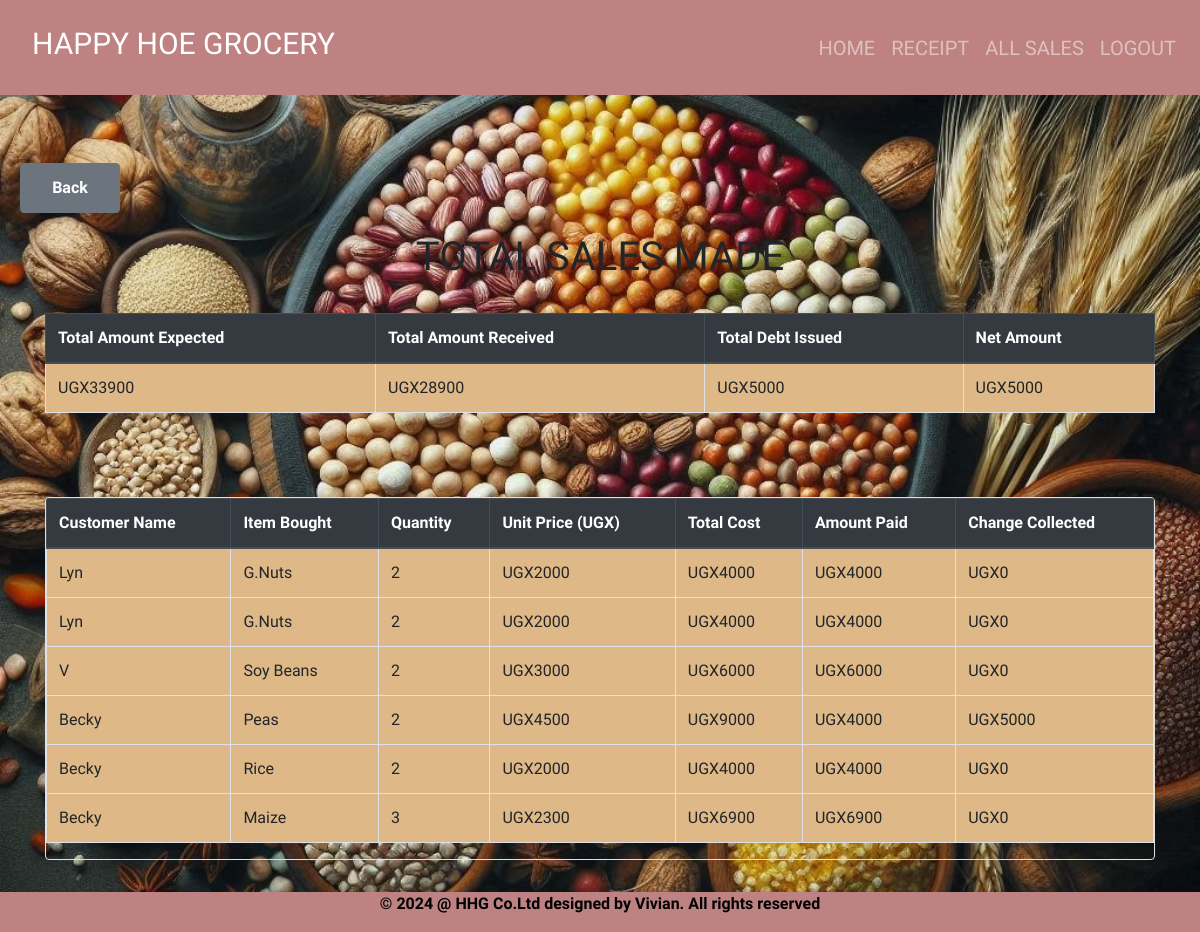
Page /all_sales/ (signed in) on the committed database.
### Grocery_app/models.py (models this page shows, shortened)
class Sale(models.Model):
    item = models.ForeignKey(Stockx, on_delete=models.CASCADE)
    quantity = models.IntegerField(default=0, null=True, blank=True)
    amount_received = models.IntegerField(default=0, null=True, blank=True)
    issued_to = models.CharField(max_length=50, null=True, blank=True)
    unit_price = models.IntegerField(default=0, null=True, blank=True)
    def get_total(self):
        total = self.quantity * self.unit_price
        return int(total)
    def get_change(self):
        change = self.get_total() - self.amount_received
        return abs(int(change))

class Stockx(models.Model):
    item_name = models.CharField(max_length=50, null=True, blank=True)
    dealer_name = models.CharField(max_length=50, null=True, blank=True)
    branch_name = models.CharField(max_length=50, null=True, blank=True)
    unit_price = models.IntegerField(default=0, null=True, blank=True)
    unit_cost = models.IntegerField(default=0, null=True, blank=True)
    total_quantity = models.IntegerField(default=0, null=True, blank=True)
    issued_quantity = models.IntegerField(default=0, null=True, blank=True)
    def __str__(self):
        return self.item_name

### Grocery_app/views.py (the view)
# urls.py: path('all_sales/', views.all_sales, name='all_sales'),
@login_required
def all_sales(request):
    sales = Sale.objects.all().order_by('-id')
    total_expected = sum([items.get_total() or 0  for items in sales])
    total = sum([items.amount_received or 0 for items in sales])
    total_change = sum([items.get_change() or 0  for items in sales])
    net = total_expected - total
    return render(request, 'Grocery_app/all_sales.html', {'sales': sales, 'total':total, 'total_change':total_change, 'net':net, 'total_expected':total_expected})

### Grocery_app/templates/Grocery_app/all_sales.html (shortened to what this page needs)
{% extends 'Grocery_app/base.html'%}
{% block content %}
<br></br>
<div style="margin: 0 auto; padding: 20px;">
  <button type="submit" class="btn btn-secondary" style="width: 100px; height: 50px; "><a href="/home" style="text-decoration:none; color:white; font-weight:bolder;">Back</a></button>
  </div>
<div class = "container">
  <h1 class = "text-center">TOTAL SALES MADE</h1><br>
    <table class="table">
      <thead class="thead-dark">
        <tr>
          <th scope="col">Total Amount Expected</th>
          <th scope="col">Total Amount Received</th>
          <th scope="col">Total Debt Issued</th>
          <th scope="col">Net Amount</th>
        </tr>
      </thead>
      <tbody>
        <tr>
          <td>UGX{{total_expected}}</td>
          <td>UGX{{total}}</td>
          <td>UGX{{total_change}}</td>
          <td>UGX{{net}}</td>
        </tr>
      </tbody>
    </table>
  </div>
  <br></br>
<div class="container">
  <div class="table-responsive">
    <table class="table">
      <thead class="thead-dark">
        <tr>
          <th scope="col">Customer Name</th>
          <th scope="col">Item Bought</th>
          <th scope="col">Quantity</th>
          <th scope="col">Unit Price (UGX)</th>
          <th scope="col">Total Cost</th>
          <th scope="col">Amount Paid</th>
          <th scope="col">Change Collected</th>
        </tr>
      </thead>
      <tbody>
        {% for sale in sales %}
        <tr>
          <td>{{sale.issued_to | title}}</td>
          <td>{{sale.item | title}}</td>
          <td>{{sale.quantity}}</td>
          <td>UGX{{sale.unit_price}}</td>
          <td>UGX{{sale.get_total}}</td>
          <td>UGX{{sale.amount_received}}</td>
          <td>UGX{{sale.get_change}}</td>
        </tr>
        {% endfor %}
      </tbody>
    </table>
  </div>
</div>
<br><br><br>
{% endblock %}

### Grocery_app/static/css/main.css (style rules this page uses)
html,body { position: relative; overflow-x: hidden; background: url('/static/images/img6.jpg'); width: 100% !important; height: 100vh; display: table; position: relative; background-position: center; background-attachment: scroll; -o-background-size: cover; -moz-background-size: cover; -webkit-background-size: cover; background-size: cover; background-repeat: no-repeat; }
body { background-color: hsl(0, 39%, 43%); font-family: 'raleway'; }

### Grocery_app/static/css/styles.css (style rules this page uses)
body { background-color: burlywood; background-image: url('pic1.jpg'); }

### Grocery_app/templates/Grocery_app/all_sales.html (style rules this page uses)
.table-responsive { max-height: 400px; overflow-y: auto; overflow-x: auto; border: 1px solid #dee2e6; border-radius: 0.25rem; margin-top: 20px; }
.table { width: 100%; border-collapse: collapse; background-color: burlywood; }
.table thead { background-color: #343a40; color: #fff; }
.table th, .table td { border: 1px solid #dee2e6; padding: 0.75rem; text-align: left; }
.table tbody tr:nth-of-type(even) { background-color: burlywood; }
.table { table-layout: auto; }
.table th, .table td { font-size: 1rem; vertical-align: middle; }

### rows in the picture
Sale: issued_to "Lyn", item "G.Nuts", quantity "2", unit_price "2000", get_total "4000", amount_received "4000", get_change "0"
Sale: issued_to "Lyn", item "G.Nuts", quantity "2", unit_price "2000", get_total "4000", amount_received "4000", get_change "0"
Sale: issued_to "V", item "Soy Beans", quantity "2", unit_price "3000", get_total "6000", amount_received "6000", get_change "0"
Sale: issued_to "Becky", item "Peas", quantity "2", unit_price "4500", get_total "9000", amount_received "4000", get_change "5000"
Sale: issued_to "Becky", item "Rice", quantity "2", unit_price "2000", get_total "4000", amount_received "4000", get_change "0"
Sale: issued_to "Becky", item "Maize", quantity "3", unit_price "2300", get_total "6900", amount_received "6900", get_change "0"

### other values in the picture
{{ total_expected }} "33900"
{{ total }} "28900"
{{ total_change }} "5000"
{{ net }} "5000"
